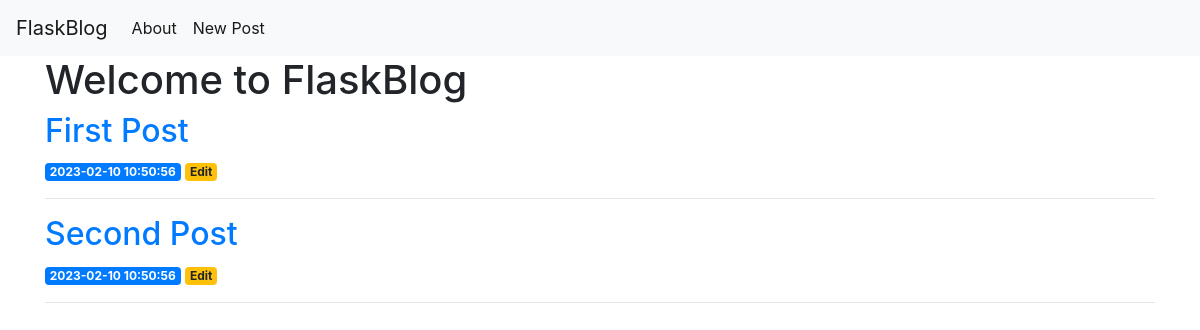
The app's page /, older data.
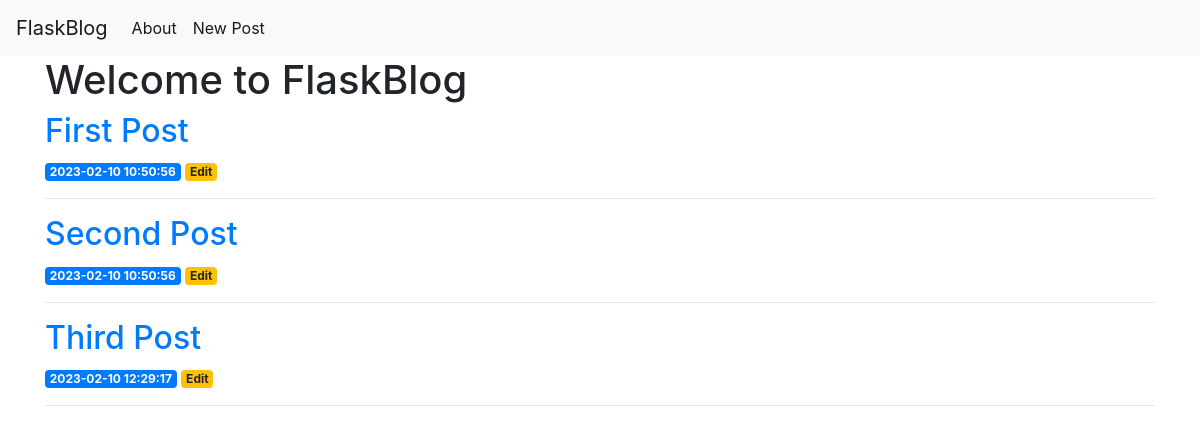
The same page, newer data.
### tables this page shows
CREATE TABLE posts (
    id INTEGER PRIMARY KEY AUTOINCREMENT,
    created TIMESTAMP NOT NULL DEFAULT CURRENT_TIMESTAMP,
    title TEXT NOT NULL,
    content TEXT NOT NULL
);

### app.py (the view)
@app.route('/')
def index():
    conn = get_db_connection()
    posts = conn.execute('SELECT * FROM posts').fetchall()
    conn.close()
    return render_template('index.html', posts=posts)

### app.py (called while the page is built)
def get_db_connection():
    conn = sqlite3.connect('database.db')
    conn.row_factory = sqlite3.Row
    return conn

### templates/index.html
{% extends 'base.html' %}
{% block content %}
    <h1>{% block title %} Welcome to FlaskBlog {% endblock %}</h1>
    {% for post in posts %}
       <a href={{ url_for('post', post_id=post['id']) }}>
            <h2>{{ post['title'] }}</h2>
       </a>
       <span class="badge badge-primary">{{ post['created'] }} </span>
        <a href={{ url_for('edit', id=post['id']) }}>
            <span class="badge badge-warning">Edit</span>
        </a>
       <hr>
    {% endfor%}
{% endblock %}

Row changes from the older to the newer data that the page shows:
added posts: title "Third Post", created "2023-02-10 12:29:17"
